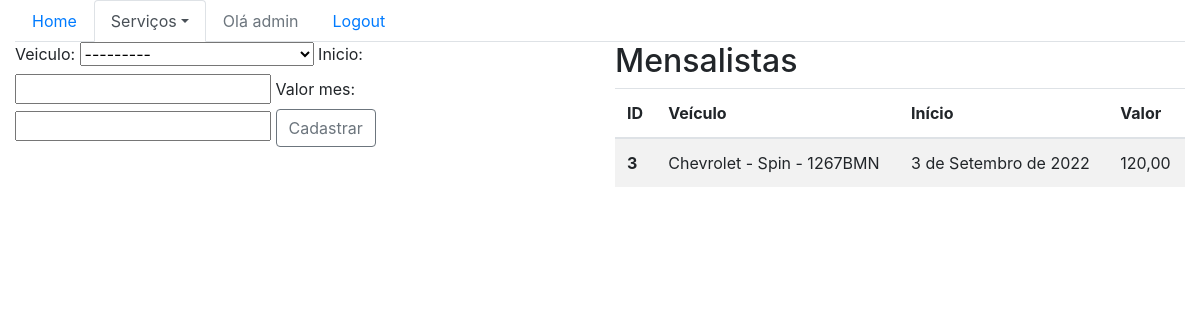
/sistema/mensalistas/ (signed in), run on an earlier commit of the app's database.
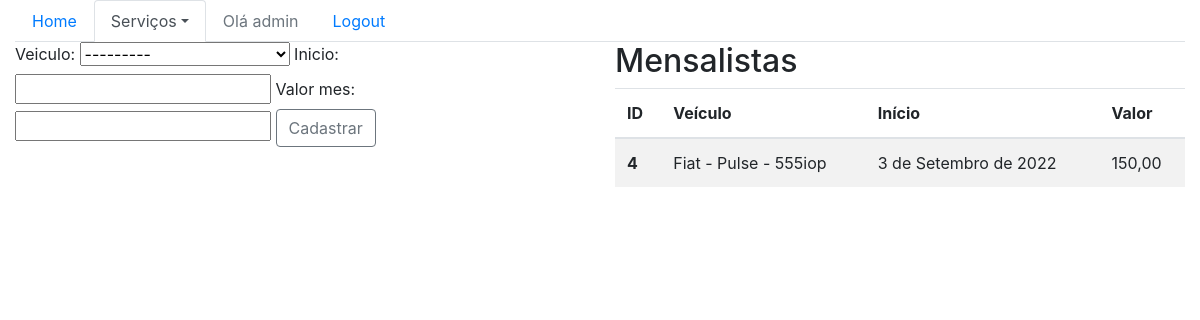
And on a later commit of the database.
### core/models.py (models this page shows, shortened)
class Mensalista(models.Model):
    veiculo = models.ForeignKey(Veiculo, on_delete=models.CASCADE)
    inicio = models.DateField()
    valor_mes = models.DecimalField(max_digits=6, decimal_places=2)

class Veiculo(models.Model):
    marca = models.ForeignKey(Marca, on_delete=models.CASCADE,)
    modelo = models.CharField(max_length=70)
    proprietario = models.ForeignKey(Pessoa, on_delete=models.CASCADE,)
    placa = models.CharField(max_length=15)
    cor = models.CharField(max_length=15)
    observacao = models.TextField()
    def __str__(self):
        return self.marca.nome + ' - ' + self.modelo + ' - ' + self.placa

class Marca(models.Model):
    nome = models.CharField(max_length=50)

### core/views.py (the view)
@login_required()
def lista_mensalistas(request):
    mensalistas = Mensalista.objects.all()
    form = MensalistaForm()
    data = {'mensalistas': mensalistas, 'form': form}
    return render(request,
                  'core/lista_mensalistas.html',
                  data)

### core/forms.py
class MensalistaForm(ModelForm):
    class Meta:
        model = Mensalista
        fields = '__all__'

### core/templates/core/lista_mensalistas.html (shortened to what this page needs)
{% extends 'base.html' %}
{% load bootstrap %}
{% block menu %}
    <ul class="nav nav-tabs">
        <li class="nav-item">
            <a class="nav-link" href="{% url 'core_home' %}">Home</a>
        </li>
            <li class="nav-item dropdown">
                <a class="nav-link dropdown-toggle active" data-toggle="dropdown" href="#" role="button" aria-haspopup="true" aria-expanded="false">Serviços</a>
            </li>
        {% if user.is_authenticated %}
            <li class="nav-item">
                <a class="nav-link disabled" href="">Olá {{ user }}</a>
            </li>
            <li class="nav-item">
                <a class="nav-link" href="{% url 'logout' %}">Logout</a>
            </li>
        {% else %}
            <li class="nav-item">
                <a class="nav-link" href="{% url 'login' %}">Login</a>
            </li>
        {% endif %}
    </ul>
{% endblock %}
{% block main %}
    <div class="row">
        <div class="col-sm-6">
            <form action=" {% url 'core_mensalista_novo' %}" method="POST">
                {{ form|bootstrap }}
                <button type="submit" class="btn btn-outline-secondary">Cadastrar</button>
            </form>
        </div>
        <div class="col-sm-6">
            <table class="table table-striped">
                <h2>Mensalistas</h2>
                <thead>
                    <tr>
                        <th scope="col">ID</th>
                        <th scope="col">Veículo</th>
                        <th scope="col">Início</th>
                        <th scope="col">Valor</th>
                    </tr>
                </thead>
                <tbody>
                    {% for mensalista in mensalistas %}
                    <tr>
                        <th scope="row">{{ mensalista.id }}</th>
                        <td>{{ mensalista.veiculo }}</td>
                        <td>{{ mensalista.inicio }}</td>
                        <td>{{ mensalista.valor_mes }}</td>
                    </tr>
                    {% endfor %}
                </tbody>
            </table>
        </div>
    </div>
{% endblock %}

What changed in the data, as far as the page shows it:
removed Mensalista: id "3", veiculo "Chevrolet - Spin - 1267BMN", inicio "3 de Setembro de 2022", valor_mes "120,00"
added Mensalista: id "4", veiculo "Fiat - Pulse - 555iop", inicio "3 de Setembro de 2022", valor_mes "150,00"
